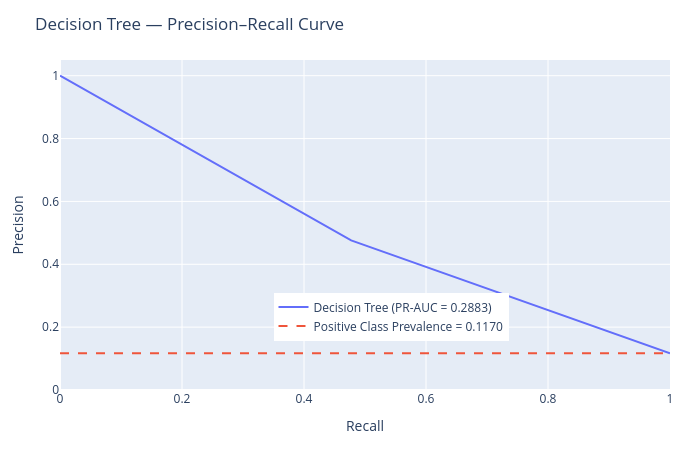

The notebook cell saved with this chart:
### Code cell
from sklearn.metrics import precision_recall_curve, average_precision_score

# Calculate Precision-Recall values
tree_precision_curve, tree_recall_curve, tree_pr_thresholds = (
    precision_recall_curve(
        y_test,
        y_prob_tree
    )
)

# Calculate PR-AUC / Average Precision
tree_pr_auc = average_precision_score(
    y_test,
    y_prob_tree
)

# Positive-class prevalence
positive_prevalence = y_test.mean()

# Create interactive Precision-Recall curve
fig = go.Figure()

fig.add_trace(
    go.Scatter(
        x=tree_recall_curve,
        y=tree_precision_curve,
        mode="lines",
        name=f"Decision Tree (PR-AUC = {tree_pr_auc:.4f})",
        hovertemplate=(
            "Recall: %{x:.4f}<br>"
            "Precision: %{y:.4f}"
            "<extra></extra>"
        )
    )
)

# Positive-class prevalence reference
fig.add_trace(
    go.Scatter(
        x=[0, 1],
        y=[positive_prevalence, positive_prevalence],
        mode="lines",
        name=f"Positive Class Prevalence = {positive_prevalence:.4f}",
        line=dict(dash="dash")
    )
)

fig.update_layout(
    title="Decision Tree — Precision–Recall Curve",
    xaxis_title="Recall",
    yaxis_title="Precision",
    xaxis=dict(range=[0, 1]),
    yaxis=dict(range=[0, 1.05]),
    width=700,
    height=450,
    margin=dict(l=60, r=30, t=60, b=60),
    legend=dict(
        x=0.35,
        y=0.15
    )
)

fig.show()

print(f"Decision Tree PR-AUC: {tree_pr_auc:.4f}")
print(f"Positive class prevalence: {positive_prevalence:.4f}")

### Figure 1 — Plotly figure (JSON) as saved in the notebook; plotly's stock layout.template omitted (floating-point values rounded to 4 significant figures)
{"data": [{"hovertemplate": "Recall: %{x:.4f}<br>Precision: %{y:.4f}<extra></extra>", "mode": "lines", "name": "Decision Tree (PR-AUC = 0.2883)", "type": "scatter", "x": [1, 0.4773, 0], "y": [0.117, 0.476, 1]}, {"line": {"dash": "dash"}, "mode": "lines", "name": "Positive Class Prevalence = 0.1170", "type": "scatter", "x": [0, 1], "y": [0.117, 0.117]}], "layout": {"height": 450, "legend": {"x": 0.35, "y": 0.15}, "margin": {"b": 60, "l": 60, "r": 30, "t": 60}, "title": {"text": "Decision Tree — Precision–Recall Curve"}, "width": 700, "xaxis": {"range": [0, 1], "title": {"text": "Recall"}}, "yaxis": {"range": [0, 1.05], "title": {"text": "Precision"}}}}
